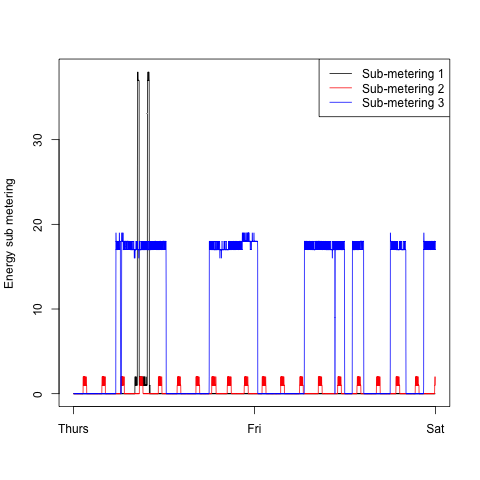

Recreate this plot in R.
source("plotfunctions.R");

household_power <- read_data();
png(filename="plot3.png", height=480, width=480)
plot_sub_metering_vs_date_time(household_power);
dev.off();
